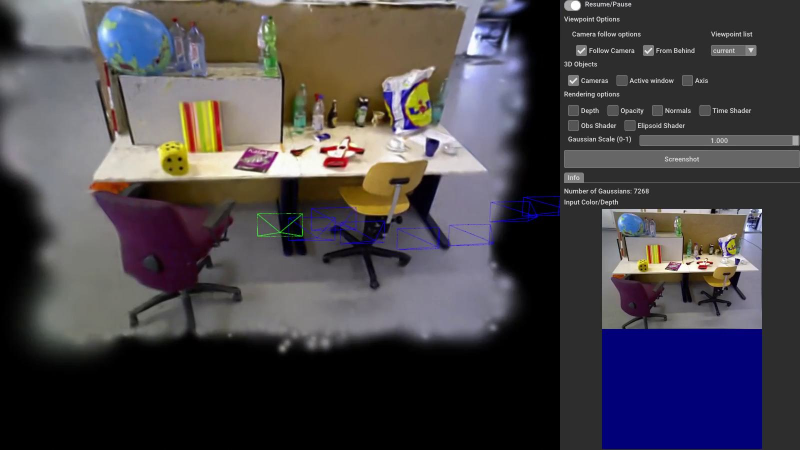
#> input picture monogs_ros/monogs_ros/media/gui.jpg, 1600 x 900 px (shown at 1/2 size)
$ python -i orb_extractor.py   (imports and definitions only)
#> lines starting #> are read from the running program, lines starting #| are printed output that depends on the picture
import cv2
import numpy as np
import math

class ExtractorNode:
    # [53 lines left out: functions __init__, DivideNode, not called in this run]

class ORBExtractor:
    def __init__(self):
        self.iniThFAST = 20
        self.minThFAST = 7

        self.nlevels = 8
        self.nfeatures = 1000
        self.features_per_level = [0]*self.nlevels
        self.umax_list = []

        self.scaleFactor = 1.2
        self.scaleFactor_list = []
        self.invScaleFactor_list = []
        self.levelSigma2_list = []
        self.invLevelSigma2_list = []

        self.ImagePyramid = []

        self.PATCH_SIZE = 31
        self.HALF_PATCH_SIZE = 15
        self.EDGE_THRESHOLD = 19

        self.pattern = None
        self.keypoints = []
        self.descriptors = []
        self.init_params()

    def init_params(self):
        #self.generate_pattern()
        self.scaleFactor_list = [1.0]*self.nlevels
        self.scaleFactor_list[1:] = [self.scaleFactor_list[i-1]*self.scaleFactor for i in range(1,self.nlevels)]
        self.levelSigma2_list = [self.scaleFactor_list[i]**2 for i in range(self.nlevels)]
        self.invScaleFactor_list = [1/self.scaleFactor_list[i] for i in range(self.nlevels)]
        self.invLevelSigma2_list = [1/self.levelSigma2_list[i] for i in range(self.nlevels)]

        factor = 1.0 / self.scaleFactor
        desired_features_per_scale = self.nfeatures*(1-factor)/(1-factor**self.nlevels)


        sum_features = 0.0
        for level in range(self.nlevels-1):
            self.features_per_level[level] = round(desired_features_per_scale)
            sum_features += self.features_per_level[level]
            desired_features_per_scale *= factor

        self.features_per_level[-1] = max(self.nfeatures - sum_features, 0)

        npoints = 512
        bit_pattern_31_ = self.get_bit_pattern()
        pattern0 = np.reshape(bit_pattern_31_, (-1,2))
        self.pattern = []
        self.pattern.extend(pattern0[:npoints])

        self.HALF_PATCH_SIZE = 15  # Assuming some value; replace with actual size
        self.umax_list = [0] * (self.HALF_PATCH_SIZE + 1)  # Equivalent to umax.resize

        # Precompute the end of a row in a circular patch
        vmax = math.floor(self.HALF_PATCH_SIZE * math.sqrt(2.0) / 2 + 1)
        vmin = math.ceil(self.HALF_PATCH_SIZE * math.sqrt(2.0) / 2)
        hp2 = self.HALF_PATCH_SIZE**2

        for v in range(vmax + 1):
            self.umax_list[v] = round(math.sqrt(hp2 - v * v))

        # Ensure symmetry
        v0 = 0
        for v in range(self.HALF_PATCH_SIZE, vmin - 1, -1):
            while self.umax_list[v0] == self.umax_list[v0 + 1]:
                v0 += 1
            self.umax_list[v] = v0
            v0 += 1

        return

    def generate_pattern(self):
        """Generate the ORB pattern used for descriptor sampling (placeholder)."""
        return [(x, y) for x in range(-15, 16) for y in range(-15, 16)]  # Example pattern

    def ComputePyramid(self, image):
        image_np = image.permute(1,2,0).cpu().numpy()
        image_np = (image_np*255).astype(np.uint8)
        image_np = cv2.cvtColor(image_np, cv2.COLOR_BGR2GRAY)
        self.ImagePyramid = []
        for level in range(self.nlevels):
            scale = self.invScaleFactor_list[level]
            sz = (int(round(image_np.shape[1] * scale)), int(round(image_np.shape[0] * scale)))  # Width, Height (cols, rows)
            whole_size = (sz[0] + self.EDGE_THRESHOLD * 2, sz[1] + self.EDGE_THRESHOLD * 2)  # Add padding (whole size)

            # Create a temporary image with padding
            temp = np.zeros((whole_size[1], whole_size[0]), dtype=image_np.dtype)

            # Crop out the center image where there is no padding
            current_pyramid_level = temp[self.EDGE_THRESHOLD:self.EDGE_THRESHOLD + sz[1], self.EDGE_THRESHOLD:self.EDGE_THRESHOLD + sz[0]]

            # Resize the image for this pyramid level
            if level != 0:
                # Resize the previous level's image to the current size
                resized_image = cv2.resize(self.ImagePyramid[level - 1], sz, interpolation=cv2.INTER_LINEAR)
                current_pyramid_level[:, :] = resized_image  # Copy resized image to the pyramid level
            else:
                # The first level is just the original image
                current_pyramid_level[:, :] = cv2.resize(image_np, sz, interpolation=cv2.INTER_LINEAR)

            # Apply the border to the temp image
            if level == 0:
                # For the first level, we add padding to the original image
                temp_with_border = cv2.copyMakeBorder(image_np, self.EDGE_THRESHOLD, self.EDGE_THRESHOLD, self.EDGE_THRESHOLD, self.EDGE_THRESHOLD,
                                                      cv2.BORDER_REFLECT_101)
            else:
                # For other levels, we add padding to the resized image
                temp_with_border = cv2.copyMakeBorder(current_pyramid_level, self.EDGE_THRESHOLD, self.EDGE_THRESHOLD, self.EDGE_THRESHOLD, self.EDGE_THRESHOLD,
                                                      cv2.BORDER_REFLECT_101 + cv2.BORDER_ISOLATED)

            # Store the padded image in the pyramid
            self.ImagePyramid.append(current_pyramid_level)

        return


    # [246 lines left out: functions DistributeOctTree, IC_Angle, ComputeOrientation, ComputeKeyPointsOctTree, ComputeDescriptors, compute_orb_descriptor, not called in this run]

    def ORBExtract(self, image):

        # Compute Image Pyramid
        self.ComputePyramid(image)

        # Find Keypoints
        self.ComputeKeyPointsOctTree()


        # Initialize descriptors
        nkeypoints = sum(len(kp) for kp in self.allKeypoints)
        if nkeypoints == 0:
            return 0

        descriptors = np.zeros((nkeypoints, 32), dtype=np.int32)
        keypoints = [cv2.KeyPoint() for _ in range(nkeypoints)]

        # Loop through pyramid levels
        for level, keypoints_level in enumerate(self.allKeypoints):
            nkeypoints_level = len(keypoints_level)
            if nkeypoints_level == 0:
                continue

            # Preprocess image for this pyramid level
            workingMat = cv2.GaussianBlur(self.ImagePyramid[level], (7, 7), 2, borderType=cv2.BORDER_REFLECT_101)

            # Compute descriptors for the current level
            desc = self.ComputeDescriptors(workingMat, keypoints_level)

            # Scale keypoints and add them to the keypoint list
            scale = self.scaleFactor_list[level]
            for i, keypoint in enumerate(keypoints_level):
                if level != 0:
                    keypoint.pt = (keypoint.pt[0] * scale, keypoint.pt[1] * scale)

                keypoints[i] = keypoint
                descriptors[i] = desc[i]
        return keypoints, descriptors


    def get_bit_pattern(self):
        bit_pattern_31_ = np.array([
            8,-3, 9,5,
            4,2, 7,-12,
            -11,9, -8,2,
            7,-12, 12,-13,
            2,-13, 2,12,
            1,-7, 1,6,
            -2,-10, -2,-4,
            -13,-13, -11,-8,
            -13,-3, -12,-9,
            10,4, 11,9,
            -13,-8, -8,-9,
            -11,7, -9,12,
            7,7, 12,6,
            -4,-5, -3,0,
            -13,2, -12,-3,
            -9,0, -7,5,
            12,-6, 12,-1,
            -3,6, -2,12,
            -6,-13, -4,-8,
            11,-13, 12,-8,
            4,7, 5,1,
            5,-3, 10,-3,
            3,-7, 6,12,
            -8,-7, -6,-2,
            -2,11, -1,-10,
            -13,12, -8,10,
            -7,3, -5,-3,
            -4,2, -3,7,
            -10,-12, -6,11,
            5,-12, 6,-7,
            5,-6, 7,-1,
            1,0, 4,-5,
            9,11, 11,-13,
            4,7, 4,12,
            2,-1, 4,4,
            -4,-12, -2,7,
            -8,-5, -7,-10,
            4,11, 9,12,
            0,-8, 1,-13,
            -13,-2, -8,2,
            -3,-2, -2,3,
            -6,9, -4,-9,
            8,12, 10,7,
            0,9, 1,3,
            7,-5, 11,-10,
            -13,-6, -11,0,
            10,7, 12,1,
            -6,-3, -6,12,
            10,-9, 12,-4,
            -13,8, -8,-12,
            -13,0, -8,-4,
            3,3, 7,8,
            5,7, 10,-7,
            -1,7, 1,-12,
            3,-10, 5,6,
            2,-4, 3,-10,
            -13,0, -13,5,
            -13,-7, -12,12,
            -13,3, -11,8,
            -7,12, -4,7,
            6,-10, 12,8,
            -9,-1, -7,-6,
            -2,-5, 0,12,
            -12,5, -7,5,
            3,-10, 8,-13,
            -7,-7, -4,5,
            -3,-2, -1,-7,
            2,9, 5,-11,
            -11,-13, -5,-13,
            -1,6, 0,-1,
            5,-3, 5,2,
            -4,-13, -4,12,
            -9,-6, -9,6,
            -12,-10, -8,-4,
            10,2, 12,-3,
            7,12, 12,12,
            -7,-13, -6,5,
            -4,9, -3,4,
            7,-1, 12,2,
            -7,6, -5,1,
            -13,11, -12,5,
            -3,7, -2,-6,
            7,-8, 12,-7,
            -13,-7, -11,-12,
            1,-3, 12,12,
            2,-6, 3,0,
            -4,3, -2,-13,
            -1,-13, 1,9,
            7,1, 8,-6,
            1,-1, 3,12,
            9,1, 12,6,
            -1,-9, -1,3,
            -13,-13, -10,5,
            7,7, 10,12,
            12,-5, 12,9,
            6,3, 7,11,
            5,-13, 6,10,
            2,-12, 2,3,
            3,8, 4,-6,
            2,6, 12,-13,
            9,-12, 10,3,
            -8,4, -7,9,
            -11,12, -4,-6,
            1,12, 2,-8,
            6,-9, 7,-4,
            2,3, 3,-2,
            6,3, 11,0,
            3,-3, 8,-8,
            7,8, 9,3,
            -11,-5, -6,-4,
            -10,11, -5,10,
            -5,-8, -3,12,
            -10,5, -9,0,
            8,-1, 12,-6,
            4,-6, 6,-11,
            -10,12, -8,7,
            4,-2, 6,7,
            -2,0, -2,12,
            -5,-8, -5,2,
            7,-6, 10,12,
            -9,-13, -8,-8,
            -5,-13, -5,-2,
            8,-8, 9,-13,
            -9,-11, -9,0,
            1,-8, 1,-2,
            7,-4, 9,1,
            -2,1, -1,-4,
            11,-6, 12,-11,
            -12,-9, -6,4,
            3,7, 7,12,
            5,5, 10,8,
            0,-4, 2,8,
            -9,12, -5,-13,
            0,7, 2,12,
            -1,2, 1,7,
            5,11, 7,-9,
            3,5, 6,-8,
            -13,-4, -8,9,
            -5,9, -3,-3,
            -4,-7, -3,-12,
            6,5, 8,0,
            -7,6, -6,12,
            -13,6, -5,-2,
            1,-10, 3,10,
            4,1, 8,-4,
            -2,-2, 2,-13,
            2,-12, 12,12,
            -2,-13, 0,-6,
            4,1, 9,3,
            -6,-10, -3,-5,
            -3,-13, -1,1,
            7,5, 12,-11,
            4,-2, 5,-7,
            -13,9, -9,-5,
            7,1, 8,6,
            7,-8, 7,6,
            -7,-4, -7,1,
            -8,11, -7,-8,
            -13,6, -12,-8,
            2,4, 3,9,
            10,-5, 12,3,
            -6,-5, -6,7,
            8,-3, 9,-8,
            2,-12, 2,8,
            -11,-2, -10,3,
            -12,-13, -7,-9,
            -11,0, -10,-5,
            5,-3, 11,8,
            -2,-13, -1,12,
            -1,-8, 0,9,
            -13,-11, -12,-5,
            -10,-2, -10,11,
            -3,9, -2,-13,
            2,-3, 3,2,
            -9,-13, -4,0,
            -4,6, -3,-10,
            -4,12, -2,-7,
            -6,-11, -4,9,
            6,-3, 6,11,
            -13,11, -5,5,
            11,11, 12,6,
            7,-5, 12,-2,
            -1,12, 0,7,
            -4,-8, -3,-2,
            -7,1, -6,7,
            -13,-12, -8,-13,
            -7,-2, -6,-8,
            -8,5, -6,-9,
            -5,-1, -4,5,
            -13,7, -8,10,
            1,5, 5,-13,
            1,0, 10,-13,
            9,12, 10,-1,
            5,-8, 10,-9,
            -1,11, 1,-13,
            -9,-3, -6,2,
            -1,-10, 1,12,
            -13,1, -8,-10,
            8,-11, 10,-6,
            2,-13, 3,-6,
            7,-13, 12,-9,
            -10,-10, -5,-7,
            -10,-8, -8,-13,
            4,-6, 8,5,
            3,12, 8,-13,
            -4,2, -3,-3,
            5,-13, 10,-12,
            4,-13, 5,-1,
            -9,9, -4,3,
            0,3, 3,-9,
            -12,1, -6,1,
            3,2, 4,-8,
            -10,-10, -10,9,
            8,-13, 12,12,
            -8,-12, -6,-5,
            2,2, 3,7,
            10,6, 11,-8,
            6,8, 8,-12,
            -7,10, -6,5,
            -3,-9, -3,9,
            -1,-13, -1,5,
            -3,-7, -3,4,
            -8,-2, -8,3,
            4,2, 12,12,
            2,-5, 3,11,
            6,-9, 11,-13,
            3,-1, 7,12,
            11,-1, 12,4,
            -3,0, -3,6,
            4,-11, 4,12,
            2,-4, 2,1,
            -10,-6, -8,1,
            -13,7, -11,1,
            -13,12, -11,-13,
            6,0, 11,-13,
            0,-1, 1,4,
            -13,3, -9,-2,
            -9,8, -6,-3,
            -13,-6, -8,-2,
            5,-9, 8,10,
            2,7, 3,-9,
            -1,-6, -1,-1,
            9,5, 11,-2,
            11,-3, 12,-8,
            3,0, 3,5,
            -1,4, 0,10,
            3,-6, 4,5,
            -13,0, -10,5,
            5,8, 12,11,
            8,9, 9,-6,
            7,-4, 8,-12,
            -10,4, -10,9,
            7,3, 12,4,
            9,-7, 10,-2,
            7,0, 12,-2,
            -1,-6, 0,-11
        ], dtype=np.int32)

        return bit_pattern_31_

>>> import cv2
>>> picture = cv2.imread('../media/gui.jpg', cv2.IMREAD_GRAYSCALE)
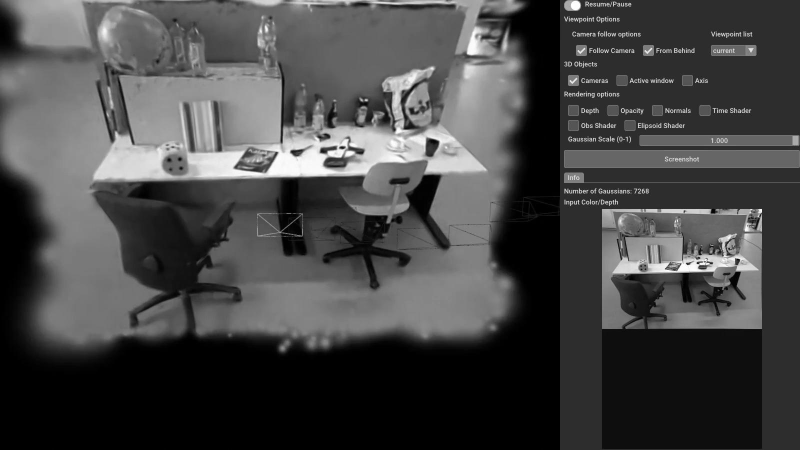
#> picture: shape (900, 1600) (shown at 1/2 size); min 0, max 255, mean 69.3
>>> result = ORBExtractor().ORBExtract(picture)
#> (the run stopped early here; a loop or call above may not have finished)

$ run again, on monogs_ros/monogs_ros/media/realsense.png
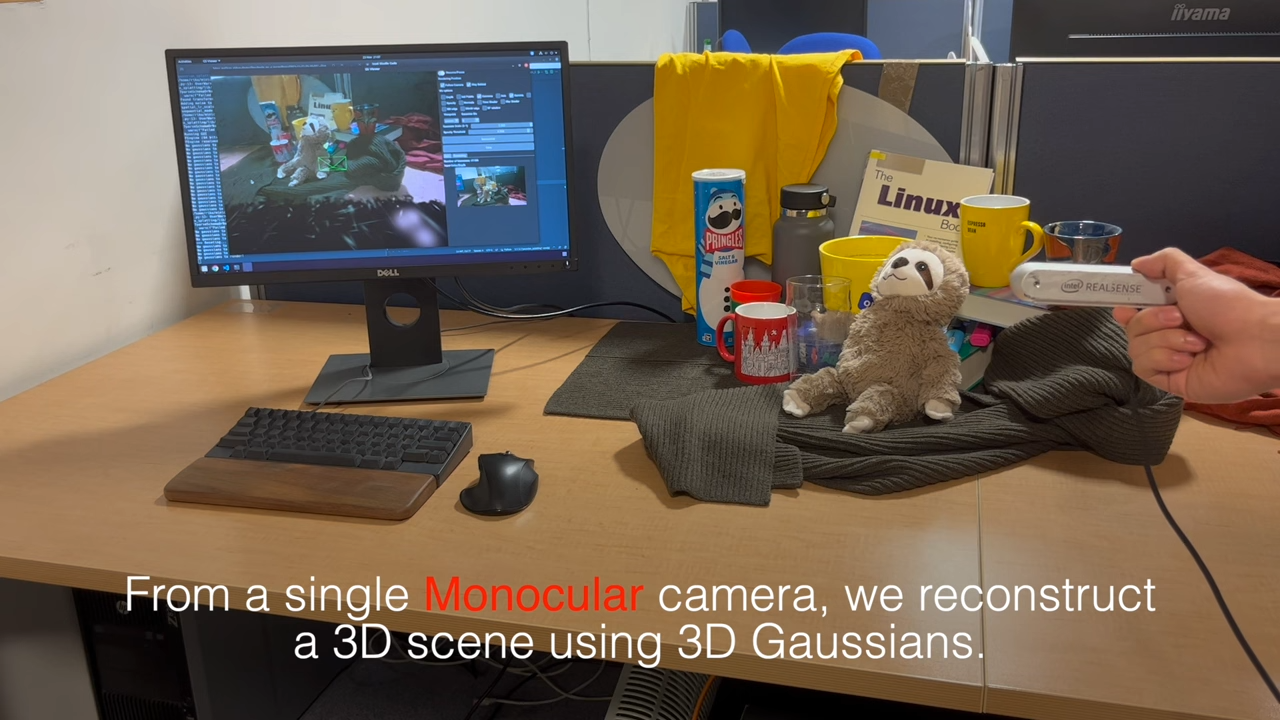
#> input picture monogs_ros/monogs_ros/media/realsense.png, 1280 x 720 px
#> `picture = cv2.imread('../media/gui.jpg', cv2.IMREAD_GRAYSCALE)`:
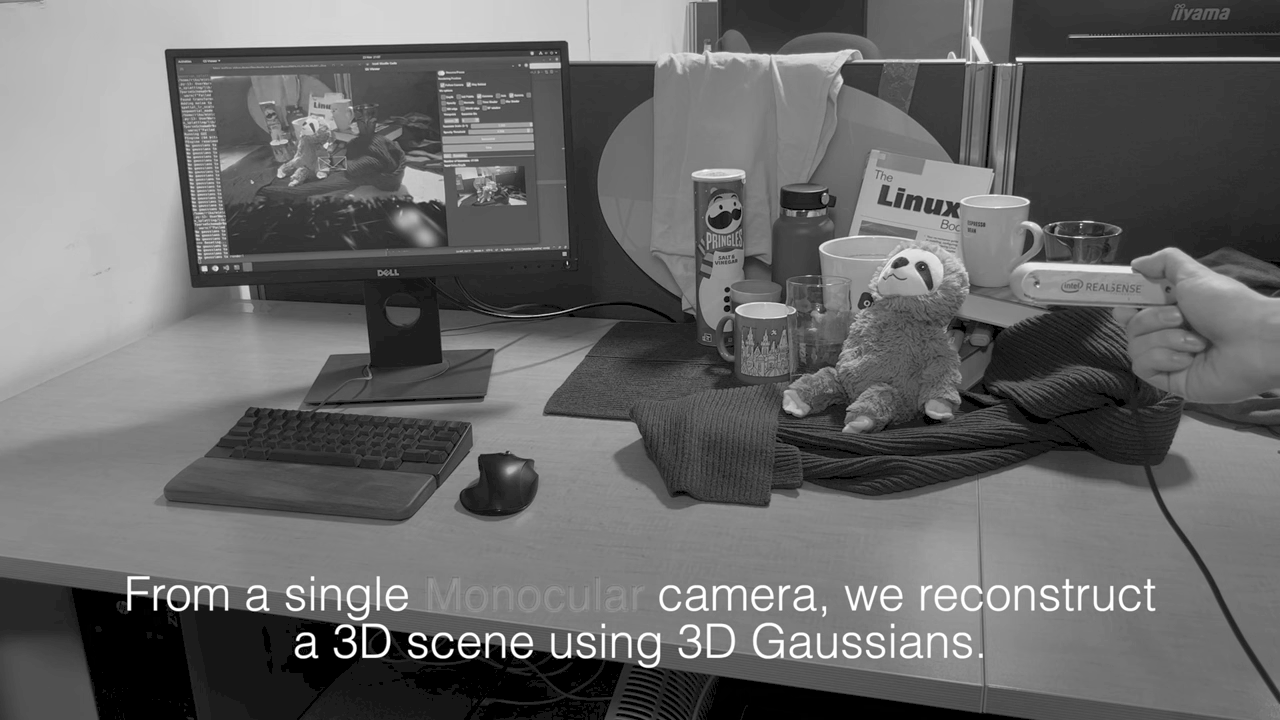
#> picture: shape (720, 1280); min 0, max 255, mean 103.7
